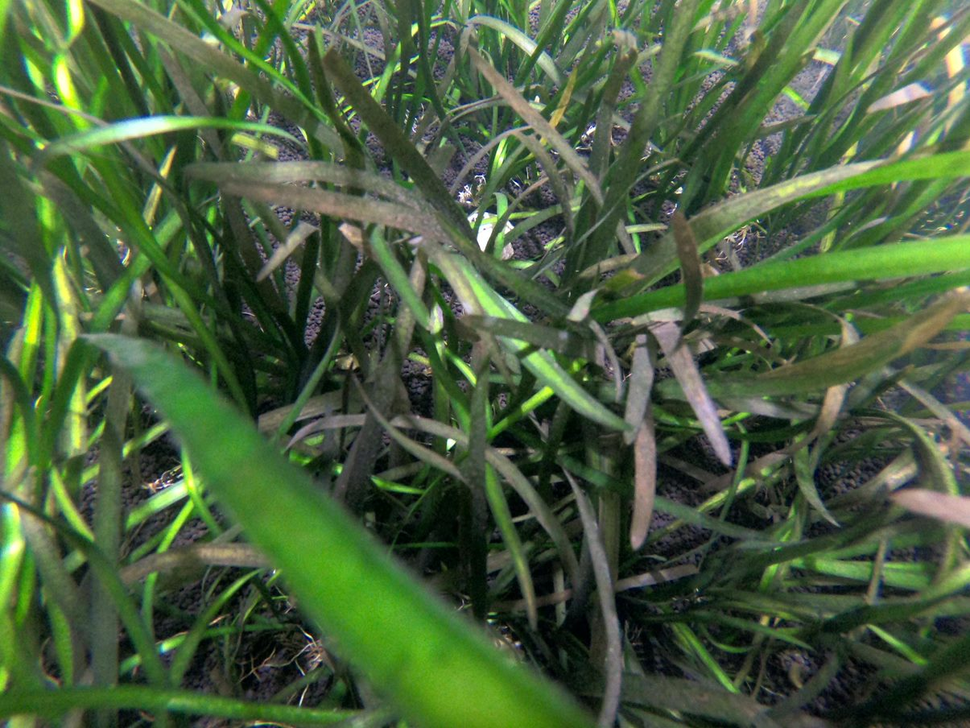
#> input picture pipline/examples/TestBillede.png, 970 x 728 px, shrunk from 1205 x 904 before the run, found by its file name
$ python Skeletonizer.py
#> lines starting #> are read from the running program, lines starting #| are printed output that depends on the picture; after the words box and inside, x2 and y2 are one past the last pixel; in counts of white or black regions, pixels touching at a corner belong together
#> further down, img is the input picture: shape (728, 970, 3); mean B, G, R 62.6, 95.8, 73.9
import cv2
import numpy as np


def Skeletonizer(img):

    if img.shape[2] != 1:
       img = cv2.cvtColor(img, cv2.COLOR_BGR2GRAY)
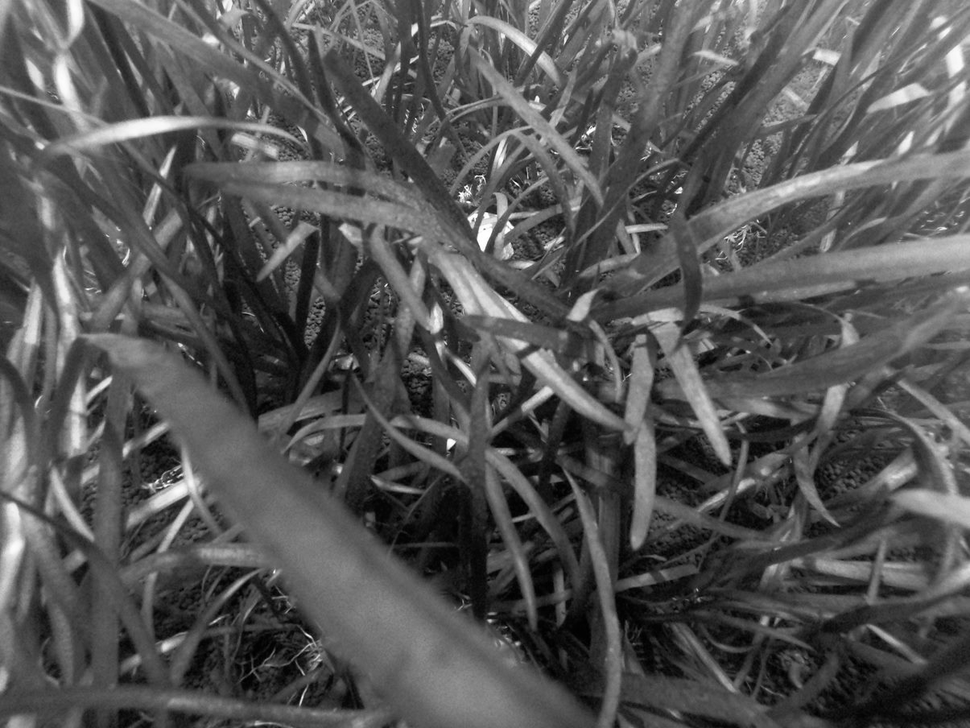
#> img: shape (728, 970); min 0, max 255, mean 85.5

    size = np.size(img)
#> size = 706160
    skel = np.zeros(img.shape,np.uint8)

    ret,img = cv2.threshold(img,127,255,0)
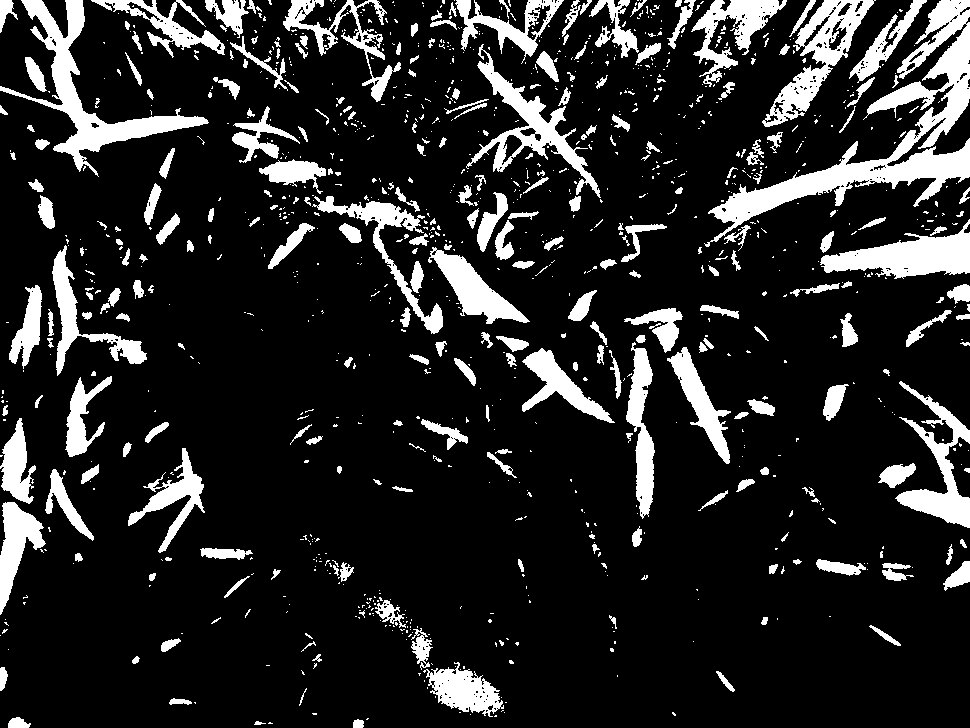
#> img: shape (728, 970); 15.2% white; 1103 white regions (833 under 20 px), largest, box (x1, y1, x2, y2) and area: (704, 0, 970, 247) 12826, (0, 0, 209, 177) 6342, (820, 219, 970, 279) 4376
    element = cv2.getStructuringElement(cv2.MORPH_CROSS,(3,3))
    done = False

    while( not done):
        print("here")
        eroded = cv2.erode(img,element)
        temp = cv2.dilate(eroded,element)
        temp = cv2.subtract(img,temp)
        skel = cv2.bitwise_or(skel,temp)
        img = eroded.copy()

        zeros = size - cv2.countNonZero(img)
        if zeros==size:
            done = True
#> this loop made 22 passes
#> zeros on passes 1 to 12: 628642, 648893, 663240, 673763, 681761, 687826, 692623, 696395, 699259, 701346, 702817, 703800
#> pass 1, in Skeletonizer, `eroded = cv2.erode(img,element)`:
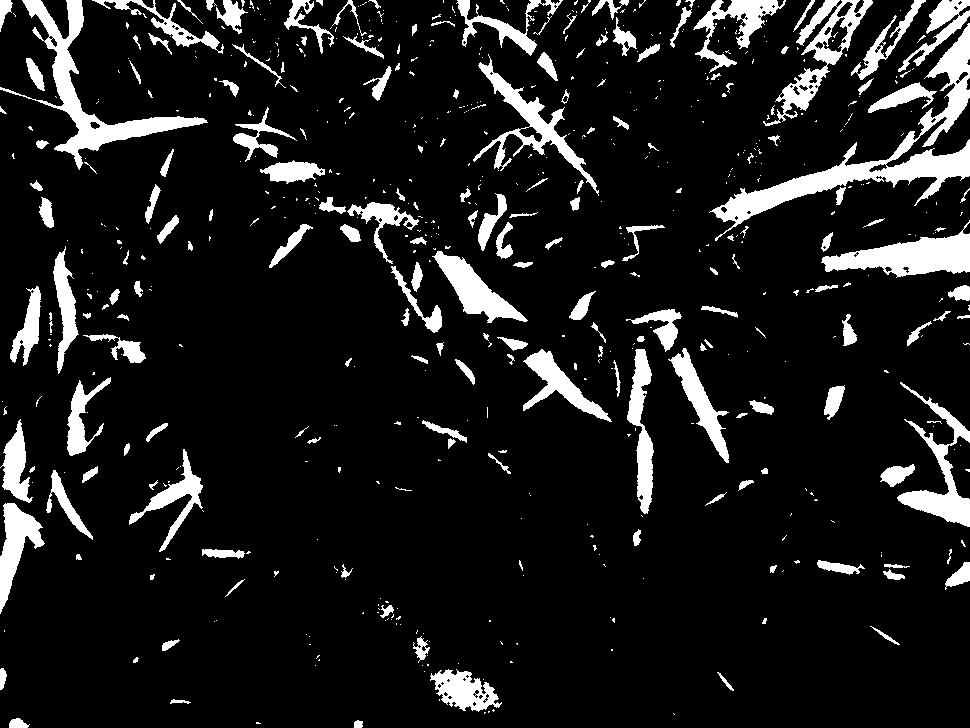
#> eroded: shape (728, 970); 11% white; 632 white regions (437 under 20 px), largest, box (x1, y1, x2, y2) and area: (709, 23, 970, 241) 8389, (0, 0, 208, 170) 5347, (821, 220, 970, 278) 3922
#> pass 1, in Skeletonizer, `temp = cv2.subtract(img,temp)`:
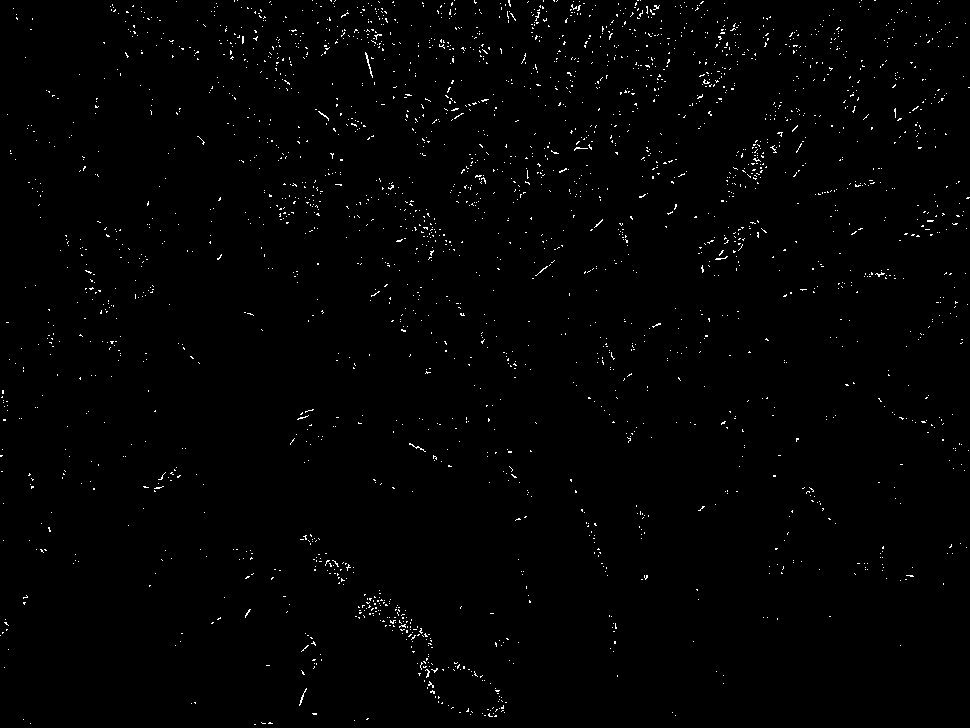
#> temp: shape (728, 970); 0.96% white in thin lines or dots
#> pass 2, in Skeletonizer, `eroded = cv2.erode(img,element)`:
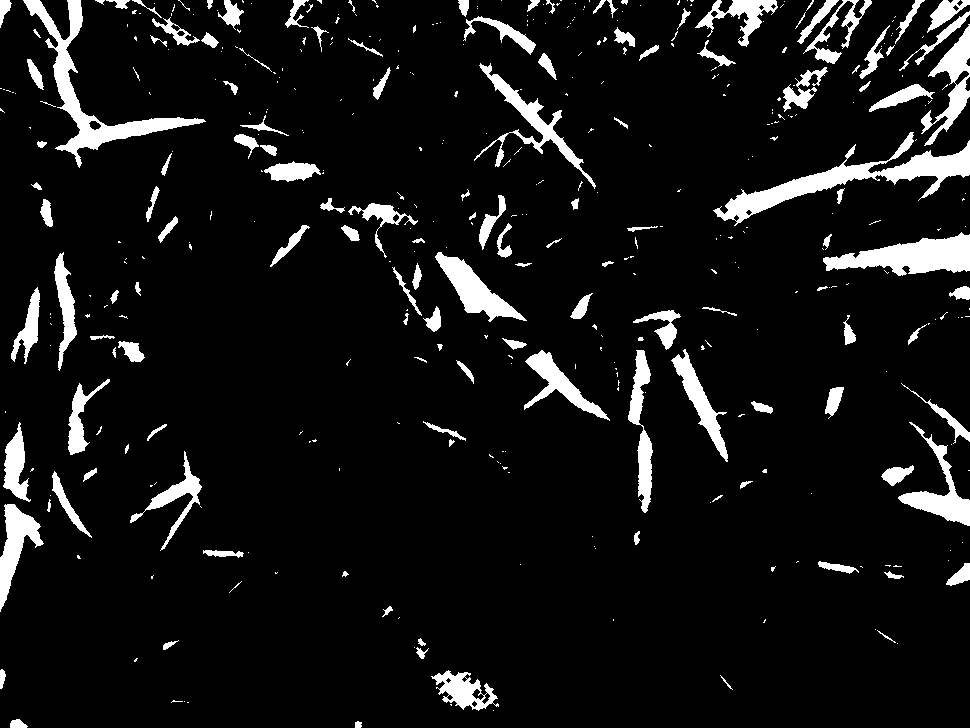
#> eroded: shape (728, 970); 8.1% white; 426 white regions (289 under 20 px), largest, box (x1, y1, x2, y2) and area: (713, 132, 970, 226) 5099, (23, 0, 206, 168) 4412, (823, 232, 970, 276) 3537
#> after the loop: eroded: shape (728, 970); every value is 0
#> after the loop:
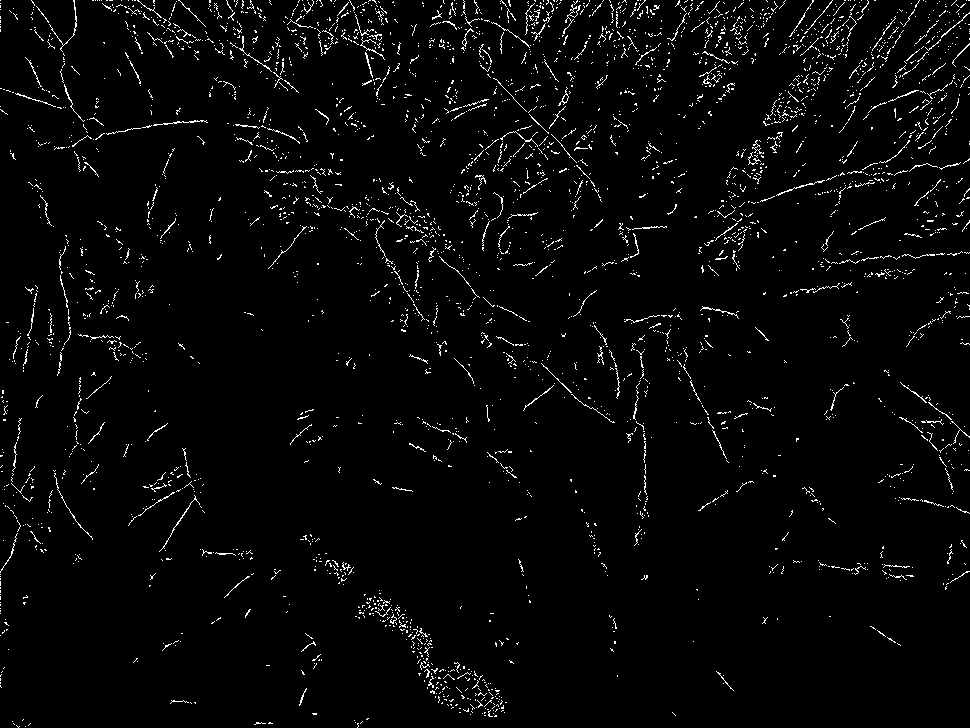
#> skel: shape (728, 970); 2.8% white in thin lines or dots


    cv2.imshow("skel",skel)
    cv2.waitKey(0)
    return skel

img = cv2.imread("C:\\Users\\Jonathan\\Source\\Repos\\WNA\\pipline\\examples\\TestBillede.png")
Skeletonizer(img)
